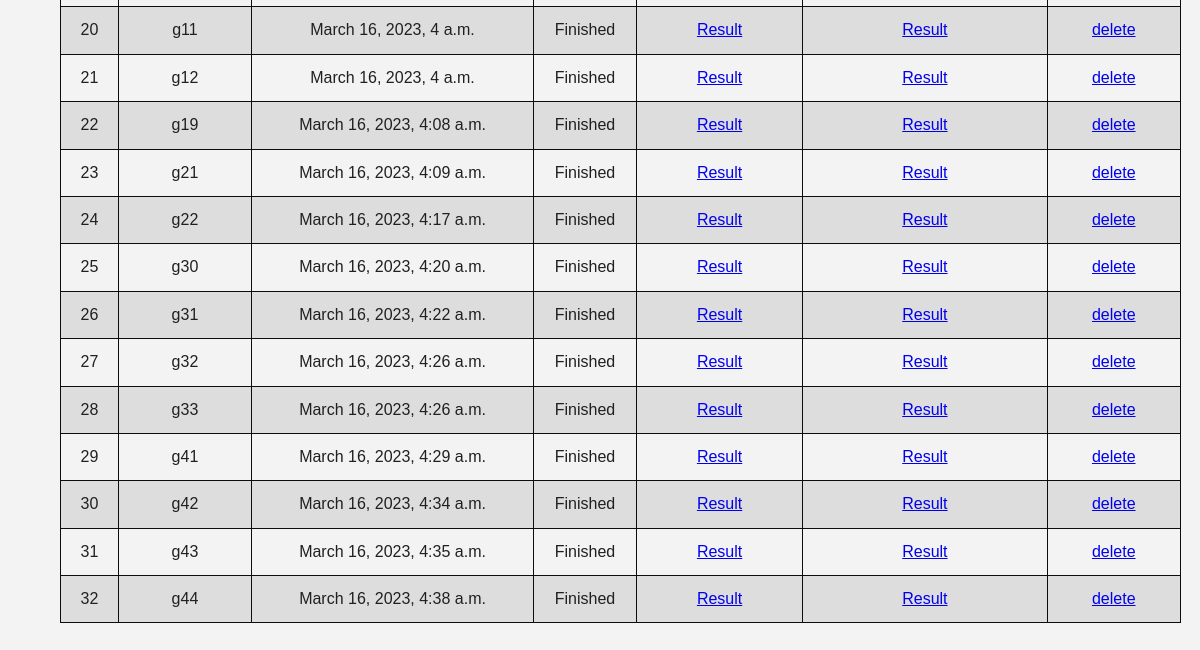
The app's page /view/ (signed in, lower part), older data.
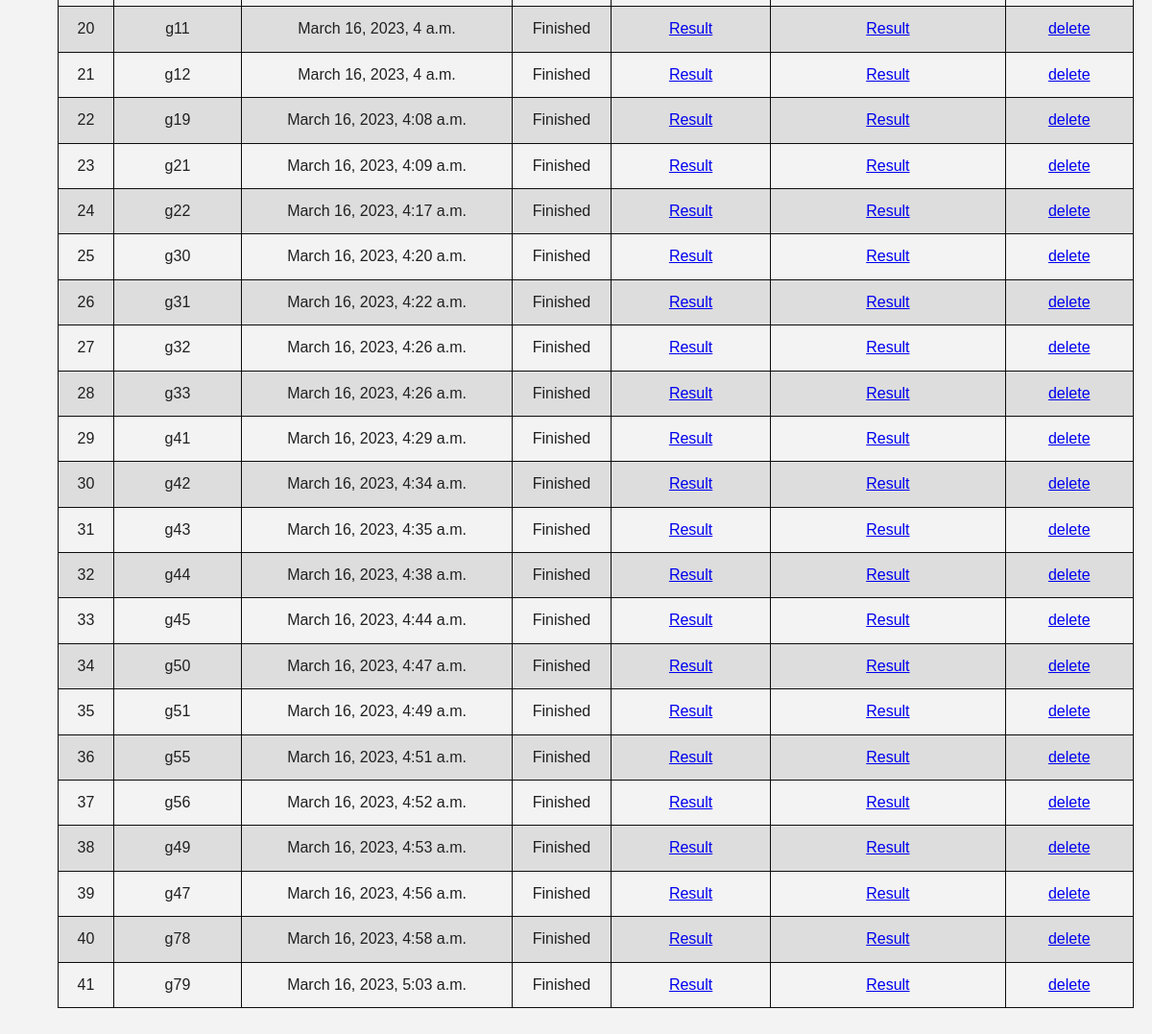
The same page, newer data.
### new/models.py (models this page shows, shortened)
class file_upload(models.Model):
    uploader=models.ForeignKey(User,on_delete=models.CASCADE)
    ids = models.AutoField(primary_key=True)
    file_name = models.CharField(max_length=255)
    my_file = models.FileField(upload_to='')
    added_on = models.DateTimeField(auto_now_add=True,null=True)

### new/views.py (the view)
# urls.py: path('view/',views.view,name="view"),
@login_required(login_url='http://127.0.0.1:8000/login/')
def view(request):
    all_data = file_upload.objects.filter(uploader__id=request.user.id)
    context = {
     'data':all_data
    }
    return render(request,'view.html',context)

### templates/view.html (shortened to what this page needs)
<!DOCTYPE html>
<html lang="en">
<head>
</head>
<body>
    <table>
      <tbody>
          {% for d in data %}
          <tr>
              <td>{{forloop.counter}}</td>
              <td>{{d.file_name}}</td>
              <td>{{d.added_on}}</td>
              <td>Finished</td>
              <td><a download href="{{d.my_file.url}}">Result</a></td>
              <td><a href="{% url 'show_file' d.file_name %}">Result</a></td>
              <td><a href="{% url 'delete' d.file_name %}">delete</a></td>
          </tr>
          {% endfor %}
      </tbody>
  </table>
</body>
</html>

Row changes from the older to the newer data that the page shows:
added file_upload: file_name "g45", added_on "March 16, 2023, 4:44 a.m."
added file_upload: file_name "g50", added_on "March 16, 2023, 4:47 a.m."
added file_upload: file_name "g51", added_on "March 16, 2023, 4:49 a.m."
added file_upload: file_name "g55", added_on "March 16, 2023, 4:51 a.m."
added file_upload: file_name "g56", added_on "March 16, 2023, 4:52 a.m."
added file_upload: file_name "g49", added_on "March 16, 2023, 4:53 a.m."
added file_upload: file_name "g47", added_on "March 16, 2023, 4:56 a.m."
added file_upload: file_name "g78", added_on "March 16, 2023, 4:58 a.m."
added file_upload: file_name "g79", added_on "March 16, 2023, 5:03 a.m."
